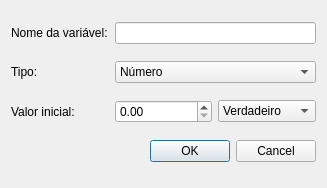
<?xml version="1.0" encoding="UTF-8"?>
<ui version="4.0">
 <class>NewVariableDialog</class>
 <widget class="QDialog" name="NewVariableDialog">
  <property name="geometry">
   <rect>
    <x>0</x>
    <y>0</y>
    <width>327</width>
    <height>188</height>
   </rect>
  </property>
  <property name="windowTitle">
   <string>Dialog</string>
  </property>
  <layout class="QGridLayout" name="gridLayout">
   <item row="0" column="0">
    <widget class="QLabel" name="label">
     <property name="text">
      <string>Nome da variável:</string>
     </property>
    </widget>
   </item>
   <item row="0" column="1" colspan="2">
    <widget class="QLineEdit" name="lineEditVariableName"/>
   </item>
   <item row="1" column="0">
    <widget class="QLabel" name="label_2">
     <property name="text">
      <string>Tipo:</string>
     </property>
    </widget>
   </item>
   <item row="1" column="1" colspan="2">
    <widget class="QComboBox" name="comboBoxVariableType">
     <item>
      <property name="text">
       <string>Número</string>
      </property>
     </item>
     <item>
      <property name="text">
       <string>Flag</string>
      </property>
     </item>
    </widget>
   </item>
   <item row="2" column="0">
    <widget class="QLabel" name="label_3">
     <property name="text">
      <string>Valor inicial:</string>
     </property>
    </widget>
   </item>
   <item row="2" column="1">
    <widget class="QDoubleSpinBox" name="spinBoxValue"/>
   </item>
   <item row="2" column="2">
    <widget class="QComboBox" name="comboBoxBooleanValue">
     <item>
      <property name="text">
       <string>Verdadeiro</string>
      </property>
     </item>
     <item>
      <property name="text">
       <string>Falso</string>
      </property>
     </item>
    </widget>
   </item>
   <item row="3" column="1" colspan="2">
    <widget class="QDialogButtonBox" name="buttonBox">
     <property name="standardButtons">
      <set>QDialogButtonBox::Cancel|QDialogButtonBox::Ok</set>
     </property>
    </widget>
   </item>
  </layout>
 </widget>
 <resources/>
 <connections/>
</ui>
